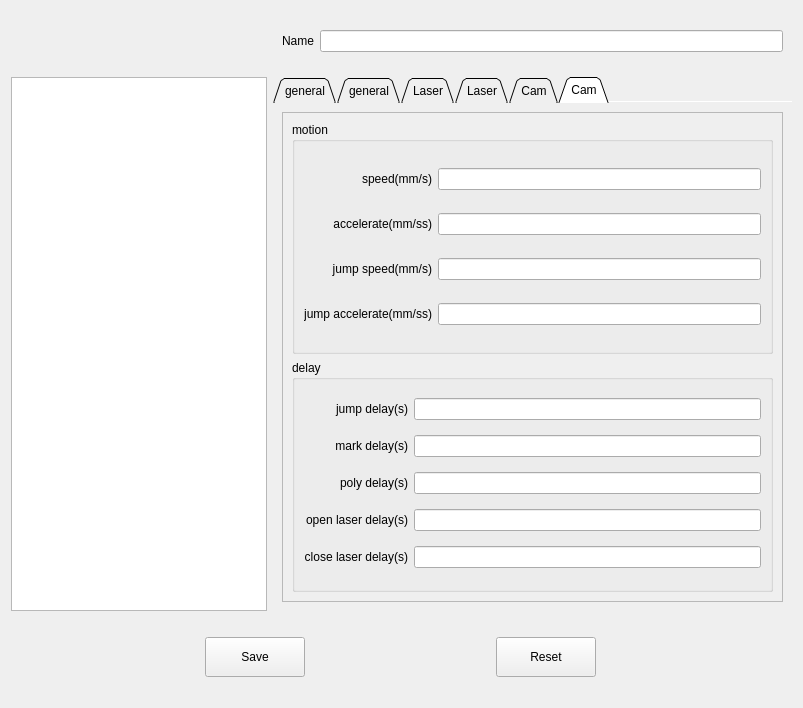
<?xml version="1.0" encoding="UTF-8"?>
<ui version="4.0">
 <class>HDialogParameterLibrary</class>
 <widget class="QDialog" name="HDialogParameterLibrary">
  <property name="geometry">
   <rect>
    <x>0</x>
    <y>0</y>
    <width>803</width>
    <height>708</height>
   </rect>
  </property>
  <property name="windowTitle">
   <string>Dialog</string>
  </property>
  <layout class="QGridLayout" name="gridLayout_12">
   <item row="3" column="0" colspan="4">
    <widget class="QWidget" name="widget_button" native="true">
     <property name="minimumSize">
      <size>
       <width>0</width>
       <height>80</height>
      </size>
     </property>
     <property name="maximumSize">
      <size>
       <width>16777215</width>
       <height>80</height>
      </size>
     </property>
     <layout class="QGridLayout" name="gridLayout_5">
      <item row="0" column="0">
       <widget class="QToolButton" name="toolButton_save">
        <property name="minimumSize">
         <size>
          <width>100</width>
          <height>40</height>
         </size>
        </property>
        <property name="maximumSize">
         <size>
          <width>100</width>
          <height>40</height>
         </size>
        </property>
        <property name="text">
         <string>Save</string>
        </property>
        <property name="iconSize">
         <size>
          <width>28</width>
          <height>28</height>
         </size>
        </property>
       </widget>
      </item>
      <item row="0" column="1">
       <widget class="QToolButton" name="toolButton_reset">
        <property name="minimumSize">
         <size>
          <width>100</width>
          <height>40</height>
         </size>
        </property>
        <property name="maximumSize">
         <size>
          <width>100</width>
          <height>40</height>
         </size>
        </property>
        <property name="text">
         <string>Reset</string>
        </property>
        <property name="iconSize">
         <size>
          <width>28</width>
          <height>28</height>
         </size>
        </property>
       </widget>
      </item>
     </layout>
    </widget>
   </item>
   <item row="0" column="3" rowspan="2">
    <widget class="QWidget" name="widget_name" native="true">
     <property name="minimumSize">
      <size>
       <width>0</width>
       <height>60</height>
      </size>
     </property>
     <property name="maximumSize">
      <size>
       <width>16777215</width>
       <height>60</height>
      </size>
     </property>
     <layout class="QGridLayout" name="gridLayout_4">
      <item row="0" column="0">
       <widget class="QLabel" name="label_21">
        <property name="text">
         <string>Name</string>
        </property>
       </widget>
      </item>
      <item row="0" column="1">
       <widget class="QLineEdit" name="lineEdit_name"/>
      </item>
     </layout>
    </widget>
   </item>
   <item row="0" column="0" rowspan="2" colspan="3">
    <widget class="QWidget" name="widget_3" native="true">
     <property name="minimumSize">
      <size>
       <width>0</width>
       <height>60</height>
      </size>
     </property>
     <property name="maximumSize">
      <size>
       <width>16777215</width>
       <height>60</height>
      </size>
     </property>
     <layout class="QGridLayout" name="gridLayout_6">
      <item row="0" column="2">
       <widget class="QToolButton" name="toolButton_set_default">
        <property name="minimumSize">
         <size>
          <width>35</width>
          <height>35</height>
         </size>
        </property>
        <property name="maximumSize">
         <size>
          <width>35</width>
          <height>35</height>
         </size>
        </property>
        <property name="text">
         <string/>
        </property>
        <property name="icon">
         <iconset resource="../../../icons.qrc">
          <normaloff>:/resource/icons/account1.png</normaloff>:/resource/icons/account1.png</iconset>
        </property>
        <property name="iconSize">
         <size>
          <width>28</width>
          <height>28</height>
         </size>
        </property>
        <property name="autoRaise">
         <bool>true</bool>
        </property>
       </widget>
      </item>
      <item row="0" column="0">
       <widget class="QToolButton" name="toolButton_clear">
        <property name="minimumSize">
         <size>
          <width>35</width>
          <height>35</height>
         </size>
        </property>
        <property name="maximumSize">
         <size>
          <width>35</width>
          <height>35</height>
         </size>
        </property>
        <property name="text">
         <string/>
        </property>
        <property name="icon">
         <iconset resource="../../../icons.qrc">
          <normaloff>:/resource/icons/delete.svg</normaloff>:/resource/icons/delete.svg</iconset>
        </property>
        <property name="iconSize">
         <size>
          <width>28</width>
          <height>28</height>
         </size>
        </property>
        <property name="autoRaise">
         <bool>true</bool>
        </property>
       </widget>
      </item>
      <item row="0" column="1">
       <spacer name="horizontalSpacer">
        <property name="orientation">
         <enum>Qt::Horizontal</enum>
        </property>
        <property name="sizeHint" stdset="0">
         <size>
          <width>40</width>
          <height>20</height>
         </size>
        </property>
       </spacer>
      </item>
      <item row="0" column="4">
       <widget class="QToolButton" name="toolButton_new">
        <property name="minimumSize">
         <size>
          <width>35</width>
          <height>35</height>
         </size>
        </property>
        <property name="maximumSize">
         <size>
          <width>35</width>
          <height>35</height>
         </size>
        </property>
        <property name="text">
         <string/>
        </property>
        <property name="icon">
         <iconset resource="../../../icons.qrc">
          <normaloff>:/resource/icons/add.svg</normaloff>:/resource/icons/add.svg</iconset>
        </property>
        <property name="iconSize">
         <size>
          <width>28</width>
          <height>28</height>
         </size>
        </property>
        <property name="autoRaise">
         <bool>true</bool>
        </property>
       </widget>
      </item>
      <item row="0" column="5">
       <widget class="QToolButton" name="toolButton_delete">
        <property name="minimumSize">
         <size>
          <width>35</width>
          <height>35</height>
         </size>
        </property>
        <property name="maximumSize">
         <size>
          <width>35</width>
          <height>35</height>
         </size>
        </property>
        <property name="text">
         <string/>
        </property>
        <property name="icon">
         <iconset resource="../../../icons.qrc">
          <normaloff>:/resource/icons/subtraction.svg</normaloff>:/resource/icons/subtraction.svg</iconset>
        </property>
        <property name="iconSize">
         <size>
          <width>28</width>
          <height>28</height>
         </size>
        </property>
        <property name="autoRaise">
         <bool>true</bool>
        </property>
       </widget>
      </item>
     </layout>
    </widget>
   </item>
   <item row="2" column="3">
    <widget class="QTabWidget" name="tabWidget">
     <property name="tabPosition">
      <enum>QTabWidget::North</enum>
     </property>
     <property name="tabShape">
      <enum>QTabWidget::Triangular</enum>
     </property>
     <property name="currentIndex">
      <number>5</number>
     </property>
     <property name="elideMode">
      <enum>Qt::ElideNone</enum>
     </property>
     <property name="documentMode">
      <bool>true</bool>
     </property>
     <property name="tabsClosable">
      <bool>false</bool>
     </property>
     <widget class="QWidget" name="tab_general_cutter">
      <attribute name="title">
       <string>general</string>
      </attribute>
      <layout class="QGridLayout" name="gridLayout_23">
       <item row="0" column="1">
        <widget class="QScrollArea" name="scrollArea_7">
         <property name="widgetResizable">
          <bool>true</bool>
         </property>
         <widget class="QWidget" name="scrollAreaWidgetContents_7">
          <property name="geometry">
           <rect>
            <x>0</x>
            <y>0</y>
            <width>497</width>
            <height>68</height>
           </rect>
          </property>
          <layout class="QGridLayout" name="gridLayout_8">
           <item row="1" column="1">
            <widget class="QLineEdit" name="general_cutter_pcount"/>
           </item>
           <item row="1" column="0">
            <widget class="QLabel" name="label">
             <property name="text">
              <string>process count</string>
             </property>
             <property name="alignment">
              <set>Qt::AlignRight|Qt::AlignTrailing|Qt::AlignVCenter</set>
             </property>
            </widget>
           </item>
           <item row="0" column="0">
            <widget class="QLabel" name="label_6">
             <property name="text">
              <string>focus distance(mm)</string>
             </property>
             <property name="alignment">
              <set>Qt::AlignRight|Qt::AlignTrailing|Qt::AlignVCenter</set>
             </property>
            </widget>
           </item>
           <item row="0" column="1">
            <widget class="QLineEdit" name="general_cutter_focus"/>
           </item>
          </layout>
         </widget>
        </widget>
       </item>
       <item row="1" column="0" colspan="2">
        <spacer name="verticalSpacer_9">
         <property name="orientation">
          <enum>Qt::Vertical</enum>
         </property>
         <property name="sizeHint" stdset="0">
          <size>
           <width>20</width>
           <height>440</height>
          </size>
         </property>
        </spacer>
       </item>
      </layout>
     </widget>
     <widget class="QWidget" name="tab_general_scanner">
      <attribute name="title">
       <string>general</string>
      </attribute>
      <layout class="QGridLayout" name="gridLayout_13">
       <item row="0" column="0">
        <widget class="QScrollArea" name="scrollArea_9">
         <property name="widgetResizable">
          <bool>true</bool>
         </property>
         <widget class="QWidget" name="scrollAreaWidgetContents_9">
          <property name="geometry">
           <rect>
            <x>0</x>
            <y>0</y>
            <width>503</width>
            <height>68</height>
           </rect>
          </property>
          <layout class="QGridLayout" name="gridLayout_11">
           <item row="1" column="1">
            <widget class="QLineEdit" name="general_scanner_pcount"/>
           </item>
           <item row="1" column="0">
            <widget class="QLabel" name="label_2">
             <property name="text">
              <string>process count</string>
             </property>
             <property name="alignment">
              <set>Qt::AlignRight|Qt::AlignTrailing|Qt::AlignVCenter</set>
             </property>
            </widget>
           </item>
           <item row="0" column="0">
            <widget class="QLabel" name="label_24">
             <property name="text">
              <string>focus distance(mm)</string>
             </property>
             <property name="alignment">
              <set>Qt::AlignRight|Qt::AlignTrailing|Qt::AlignVCenter</set>
             </property>
            </widget>
           </item>
           <item row="0" column="1">
            <widget class="QLineEdit" name="general_scanner_focus"/>
           </item>
          </layout>
         </widget>
        </widget>
       </item>
       <item row="1" column="0">
        <spacer name="verticalSpacer_10">
         <property name="orientation">
          <enum>Qt::Vertical</enum>
         </property>
         <property name="sizeHint" stdset="0">
          <size>
           <width>20</width>
           <height>426</height>
          </size>
         </property>
        </spacer>
       </item>
      </layout>
     </widget>
     <widget class="QWidget" name="tab_laser_cutter">
      <attribute name="title">
       <string>Laser</string>
      </attribute>
      <layout class="QGridLayout" name="gridLayout_24">
       <item row="0" column="0">
        <widget class="QScrollArea" name="scrollArea_8">
         <property name="widgetResizable">
          <bool>true</bool>
         </property>
         <widget class="QWidget" name="scrollAreaWidgetContents_8">
          <property name="geometry">
           <rect>
            <x>0</x>
            <y>0</y>
            <width>503</width>
            <height>243</height>
           </rect>
          </property>
          <layout class="QGridLayout" name="gridLayout_22">
           <item row="0" column="0">
            <widget class="QLabel" name="labelPower_3">
             <property name="text">
              <string>power(%)</string>
             </property>
             <property name="alignment">
              <set>Qt::AlignRight|Qt::AlignTrailing|Qt::AlignVCenter</set>
             </property>
            </widget>
           </item>
           <item row="0" column="1">
            <widget class="QLineEdit" name="laser_cutter_power"/>
           </item>
           <item row="1" column="0">
            <widget class="QLabel" name="label_50">
             <property name="text">
              <string>frequency(kHz)</string>
             </property>
             <property name="alignment">
              <set>Qt::AlignRight|Qt::AlignTrailing|Qt::AlignVCenter</set>
             </property>
            </widget>
           </item>
           <item row="1" column="1">
            <widget class="QLineEdit" name="laser_cutter_frequency"/>
           </item>
           <item row="2" column="0">
            <widget class="QLabel" name="label_51">
             <property name="text">
              <string>ID1(A)</string>
             </property>
             <property name="alignment">
              <set>Qt::AlignRight|Qt::AlignTrailing|Qt::AlignVCenter</set>
             </property>
            </widget>
           </item>
           <item row="2" column="1">
            <widget class="QLineEdit" name="laser_cutter_id1"/>
           </item>
           <item row="3" column="0">
            <widget class="QLabel" name="label_52">
             <property name="text">
              <string>ID2(A)</string>
             </property>
             <property name="alignment">
              <set>Qt::AlignRight|Qt::AlignTrailing|Qt::AlignVCenter</set>
             </property>
            </widget>
           </item>
           <item row="3" column="1">
            <widget class="QLineEdit" name="laser_cutter_id2"/>
           </item>
           <item row="4" column="0">
            <widget class="QLabel" name="label_53">
             <property name="text">
              <string>ID3(A)</string>
             </property>
             <property name="alignment">
              <set>Qt::AlignRight|Qt::AlignTrailing|Qt::AlignVCenter</set>
             </property>
            </widget>
           </item>
           <item row="4" column="1">
            <widget class="QLineEdit" name="laser_cutter_id3"/>
           </item>
           <item row="5" column="0">
            <widget class="QLabel" name="label_54">
             <property name="text">
              <string>PSN</string>
             </property>
             <property name="alignment">
              <set>Qt::AlignRight|Qt::AlignTrailing|Qt::AlignVCenter</set>
             </property>
            </widget>
           </item>
           <item row="5" column="1">
            <widget class="QLineEdit" name="laser_cutter_psn"/>
           </item>
           <item row="6" column="0">
            <widget class="QLabel" name="label_55">
             <property name="text">
              <string>DPK</string>
             </property>
             <property name="alignment">
              <set>Qt::AlignRight|Qt::AlignTrailing|Qt::AlignVCenter</set>
             </property>
            </widget>
           </item>
           <item row="6" column="1">
            <widget class="QLineEdit" name="laser_cutter_dpk"/>
           </item>
          </layout>
         </widget>
        </widget>
       </item>
       <item row="1" column="0">
        <spacer name="verticalSpacer_3">
         <property name="orientation">
          <enum>Qt::Vertical</enum>
         </property>
         <property name="sizeHint" stdset="0">
          <size>
           <width>20</width>
           <height>40</height>
          </size>
         </property>
        </spacer>
       </item>
      </layout>
     </widget>
     <widget class="QWidget" name="tab_laser_scanner">
      <attribute name="title">
       <string>Laser</string>
      </attribute>
      <layout class="QGridLayout" name="gridLayout_7">
       <item row="0" column="0">
        <widget class="QScrollArea" name="scrollArea">
         <property name="widgetResizable">
          <bool>true</bool>
         </property>
         <widget class="QWidget" name="scrollAreaWidgetContents">
          <property name="geometry">
           <rect>
            <x>0</x>
            <y>0</y>
            <width>503</width>
            <height>243</height>
           </rect>
          </property>
          <layout class="QGridLayout" name="gridLayout">
           <item row="0" column="0">
            <widget class="QLabel" name="labelPower">
             <property name="text">
              <string>power(%)</string>
             </property>
             <property name="alignment">
              <set>Qt::AlignRight|Qt::AlignTrailing|Qt::AlignVCenter</set>
             </property>
            </widget>
           </item>
           <item row="0" column="1">
            <widget class="QLineEdit" name="laser_scanner_power"/>
           </item>
           <item row="1" column="0">
            <widget class="QLabel" name="label_3">
             <property name="text">
              <string>frequency(kHz)</string>
             </property>
             <property name="alignment">
              <set>Qt::AlignRight|Qt::AlignTrailing|Qt::AlignVCenter</set>
             </property>
            </widget>
           </item>
           <item row="1" column="1">
            <widget class="QLineEdit" name="laser_scanner_frequency"/>
           </item>
           <item row="2" column="0">
            <widget class="QLabel" name="label_4">
             <property name="text">
              <string>pulse width(us)</string>
             </property>
             <property name="alignment">
              <set>Qt::AlignRight|Qt::AlignTrailing|Qt::AlignVCenter</set>
             </property>
            </widget>
           </item>
           <item row="2" column="1">
            <widget class="QLineEdit" name="laser_scanner_pulseWidth"/>
           </item>
           <item row="3" column="0">
            <widget class="QLabel" name="label_5">
             <property name="text">
              <string>first pulse kill</string>
             </property>
             <property name="alignment">
              <set>Qt::AlignRight|Qt::AlignTrailing|Qt::AlignVCenter</set>
             </property>
            </widget>
           </item>
           <item row="3" column="1">
            <widget class="QLineEdit" name="laser_scanner_FPK"/>
           </item>
          </layout>
         </widget>
        </widget>
       </item>
       <item row="1" column="0">
        <spacer name="verticalSpacer">
         <property name="orientation">
          <enum>Qt::Vertical</enum>
         </property>
         <property name="sizeHint" stdset="0">
          <size>
           <width>20</width>
           <height>245</height>
          </size>
         </property>
        </spacer>
       </item>
      </layout>
     </widget>
     <widget class="QWidget" name="tab_cam_cutter">
      <attribute name="title">
       <string>Cam</string>
      </attribute>
      <layout class="QVBoxLayout" name="verticalLayout_3">
       <property name="spacing">
        <number>0</number>
       </property>
       <property name="leftMargin">
        <number>0</number>
       </property>
       <property name="topMargin">
        <number>0</number>
       </property>
       <property name="rightMargin">
        <number>0</number>
       </property>
       <property name="bottomMargin">
        <number>0</number>
       </property>
       <item>
        <widget class="QScrollArea" name="scrollArea_3">
         <property name="widgetResizable">
          <bool>true</bool>
         </property>
         <widget class="QWidget" name="scrollAreaWidgetContents_3">
          <property name="geometry">
           <rect>
            <x>0</x>
            <y>0</y>
            <width>521</width>
            <height>512</height>
           </rect>
          </property>
          <layout class="QVBoxLayout" name="verticalLayout_6">
           <item>
            <widget class="QGroupBox" name="groupBox_3">
             <property name="title">
              <string>motion</string>
             </property>
             <layout class="QGridLayout" name="gridLayout_9">
              <item row="5" column="0">
               <widget class="QLabel" name="label_20">
                <property name="text">
                 <string>jump delay(s)</string>
                </property>
                <property name="alignment">
                 <set>Qt::AlignRight|Qt::AlignTrailing|Qt::AlignVCenter</set>
                </property>
               </widget>
              </item>
              <item row="0" column="1">
               <widget class="QLineEdit" name="cam_cutter_speed"/>
              </item>
              <item row="2" column="0">
               <widget class="QLabel" name="label_18">
                <property name="text">
                 <string>jump speed(mm/s)</string>
                </property>
                <property name="alignment">
                 <set>Qt::AlignRight|Qt::AlignTrailing|Qt::AlignVCenter</set>
                </property>
               </widget>
              </item>
              <item row="5" column="1">
               <widget class="QLineEdit" name="cam_cutter_jumpDelay"/>
              </item>
              <item row="4" column="0">
               <widget class="QLabel" name="label_19">
                <property name="text">
                 <string>jump accelerate(mm/ss)</string>
                </property>
                <property name="alignment">
                 <set>Qt::AlignRight|Qt::AlignTrailing|Qt::AlignVCenter</set>
                </property>
               </widget>
              </item>
              <item row="4" column="1">
               <widget class="QLineEdit" name="cam_cutter_jumpAcc"/>
              </item>
              <item row="0" column="0">
               <widget class="QLabel" name="label_16">
                <property name="text">
                 <string>speed(mm/s)</string>
                </property>
                <property name="alignment">
                 <set>Qt::AlignRight|Qt::AlignTrailing|Qt::AlignVCenter</set>
                </property>
               </widget>
              </item>
              <item row="2" column="1">
               <widget class="QLineEdit" name="cam_cutter_jumpSpeed"/>
              </item>
              <item row="1" column="0">
               <widget class="QLabel" name="label_17">
                <property name="text">
                 <string>accelerate(mm/ss)</string>
                </property>
                <property name="alignment">
                 <set>Qt::AlignRight|Qt::AlignTrailing|Qt::AlignVCenter</set>
                </property>
               </widget>
              </item>
              <item row="1" column="1">
               <widget class="QLineEdit" name="cam_cutter_acc"/>
              </item>
             </layout>
            </widget>
           </item>
           <item>
            <widget class="QGroupBox" name="groupBox_4">
             <property name="title">
              <string>control(only by pso)</string>
             </property>
             <layout class="QGridLayout" name="gridLayout_10">
              <item row="1" column="0">
               <widget class="QLabel" name="label_23">
                <property name="text">
                 <string>pulse width(us)</string>
                </property>
                <property name="alignment">
                 <set>Qt::AlignRight|Qt::AlignTrailing|Qt::AlignVCenter</set>
                </property>
               </widget>
              </item>
              <item row="3" column="0">
               <widget class="QLabel" name="label_29">
                <property name="text">
                 <string>pulse count</string>
                </property>
                <property name="alignment">
                 <set>Qt::AlignRight|Qt::AlignTrailing|Qt::AlignVCenter</set>
                </property>
               </widget>
              </item>
              <item row="0" column="0">
               <widget class="QLabel" name="label_22">
                <property name="text">
                 <string>trigger distance(mm)</string>
                </property>
                <property name="alignment">
                 <set>Qt::AlignRight|Qt::AlignTrailing|Qt::AlignVCenter</set>
                </property>
               </widget>
              </item>
              <item row="1" column="1">
               <widget class="QLineEdit" name="cam_cutter_pw"/>
              </item>
              <item row="3" column="1">
               <widget class="QLineEdit" name="cam_cutter_pc"/>
              </item>
              <item row="0" column="1">
               <widget class="QLineEdit" name="cam_cutter_td"/>
              </item>
              <item row="2" column="0">
               <widget class="QLabel" name="label_28">
                <property name="text">
                 <string>duty percent(%)</string>
                </property>
                <property name="alignment">
                 <set>Qt::AlignRight|Qt::AlignTrailing|Qt::AlignVCenter</set>
                </property>
               </widget>
              </item>
              <item row="2" column="1">
               <widget class="QLineEdit" name="cam_cutter_dp"/>
              </item>
              <item row="4" column="0">
               <widget class="QLabel" name="label_30">
                <property name="text">
                 <string>pulse delay(us)</string>
                </property>
                <property name="alignment">
                 <set>Qt::AlignRight|Qt::AlignTrailing|Qt::AlignVCenter</set>
                </property>
               </widget>
              </item>
              <item row="4" column="1">
               <widget class="QLineEdit" name="cam_cutter_pd"/>
              </item>
             </layout>
            </widget>
           </item>
          </layout>
         </widget>
        </widget>
       </item>
      </layout>
     </widget>
     <widget class="QWidget" name="tab_cam_scanner">
      <attribute name="title">
       <string>Cam</string>
      </attribute>
      <layout class="QGridLayout" name="gridLayout_25">
       <item row="0" column="0">
        <widget class="QScrollArea" name="scrollArea_2">
         <property name="widgetResizable">
          <bool>true</bool>
         </property>
         <widget class="QWidget" name="scrollAreaWidgetContents_2">
          <property name="geometry">
           <rect>
            <x>0</x>
            <y>0</y>
            <width>503</width>
            <height>494</height>
           </rect>
          </property>
          <layout class="QVBoxLayout" name="verticalLayout_5">
           <item>
            <widget class="QGroupBox" name="groupBox">
             <property name="title">
              <string>motion</string>
             </property>
             <layout class="QGridLayout" name="gridLayout_2">
              <item row="0" column="0">
               <widget class="QLabel" name="label_7">
                <property name="text">
                 <string>speed(mm/s)</string>
                </property>
                <property name="alignment">
                 <set>Qt::AlignRight|Qt::AlignTrailing|Qt::AlignVCenter</set>
                </property>
               </widget>
              </item>
              <item row="0" column="1">
               <widget class="QLineEdit" name="cam_scanner_speed"/>
              </item>
              <item row="1" column="0">
               <widget class="QLabel" name="label_8">
                <property name="text">
                 <string>accelerate(mm/ss)</string>
                </property>
                <property name="alignment">
                 <set>Qt::AlignRight|Qt::AlignTrailing|Qt::AlignVCenter</set>
                </property>
               </widget>
              </item>
              <item row="1" column="1">
               <widget class="QLineEdit" name="cam_scanner_acc"/>
              </item>
              <item row="2" column="0">
               <widget class="QLabel" name="label_9">
                <property name="text">
                 <string>jump speed(mm/s)</string>
                </property>
                <property name="alignment">
                 <set>Qt::AlignRight|Qt::AlignTrailing|Qt::AlignVCenter</set>
                </property>
               </widget>
              </item>
              <item row="2" column="1">
               <widget class="QLineEdit" name="cam_scanner_jumpSpeed"/>
              </item>
              <item row="3" column="0">
               <widget class="QLabel" name="label_10">
                <property name="text">
                 <string>jump accelerate(mm/ss)</string>
                </property>
                <property name="alignment">
                 <set>Qt::AlignRight|Qt::AlignTrailing|Qt::AlignVCenter</set>
                </property>
               </widget>
              </item>
              <item row="3" column="1">
               <widget class="QLineEdit" name="cam_scanner_jumpAcc"/>
              </item>
             </layout>
            </widget>
           </item>
           <item>
            <widget class="QGroupBox" name="groupBox_2">
             <property name="title">
              <string>delay</string>
             </property>
             <layout class="QGridLayout" name="gridLayout_3">
              <item row="0" column="0">
               <widget class="QLabel" name="label_11">
                <property name="text">
                 <string>jump delay(s)</string>
                </property>
                <property name="alignment">
                 <set>Qt::AlignRight|Qt::AlignTrailing|Qt::AlignVCenter</set>
                </property>
               </widget>
              </item>
              <item row="0" column="1">
               <widget class="QLineEdit" name="cam_scanner_jumpDelay"/>
              </item>
              <item row="1" column="0">
               <widget class="QLabel" name="label_12">
                <property name="text">
                 <string>mark delay(s)</string>
                </property>
                <property name="alignment">
                 <set>Qt::AlignRight|Qt::AlignTrailing|Qt::AlignVCenter</set>
                </property>
               </widget>
              </item>
              <item row="1" column="1">
               <widget class="QLineEdit" name="cam_scanner_markDelay"/>
              </item>
              <item row="2" column="0">
               <widget class="QLabel" name="label_13">
                <property name="text">
                 <string>poly delay(s)</string>
                </property>
                <property name="alignment">
                 <set>Qt::AlignRight|Qt::AlignTrailing|Qt::AlignVCenter</set>
                </property>
               </widget>
              </item>
              <item row="2" column="1">
               <widget class="QLineEdit" name="cam_scanner_polyDelay"/>
              </item>
              <item row="3" column="0">
               <widget class="QLabel" name="label_14">
                <property name="text">
                 <string>open laser delay(s)</string>
                </property>
                <property name="alignment">
                 <set>Qt::AlignRight|Qt::AlignTrailing|Qt::AlignVCenter</set>
                </property>
               </widget>
              </item>
              <item row="3" column="1">
               <widget class="QLineEdit" name="cam_scanner_openLaserDelay"/>
              </item>
              <item row="4" column="0">
               <widget class="QLabel" name="label_15">
                <property name="text">
                 <string>close laser delay(s)</string>
                </property>
                <property name="alignment">
                 <set>Qt::AlignRight|Qt::AlignTrailing|Qt::AlignVCenter</set>
                </property>
               </widget>
              </item>
              <item row="4" column="1">
               <widget class="QLineEdit" name="cam_scanner_closeLaserDelay"/>
              </item>
             </layout>
            </widget>
           </item>
          </layout>
         </widget>
        </widget>
       </item>
      </layout>
     </widget>
    </widget>
   </item>
   <item row="2" column="0" colspan="3">
    <widget class="QListWidget" name="listWidget">
     <property name="alternatingRowColors">
      <bool>true</bool>
     </property>
     <property name="selectionMode">
      <enum>QAbstractItemView::ExtendedSelection</enum>
     </property>
     <property name="selectionBehavior">
      <enum>QAbstractItemView::SelectRows</enum>
     </property>
    </widget>
   </item>
  </layout>
  <zorder>widget_button</zorder>
  <zorder>widget_name</zorder>
  <zorder>widget_3</zorder>
  <zorder>listWidget</zorder>
  <zorder>tabWidget</zorder>
 </widget>
 <resources>
  <include location="../../../icons.qrc"/>
 </resources>
 <connections/>
</ui>
